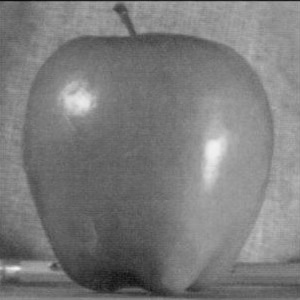
#> input picture MP2/blend/apple.jpeg, 300 x 300 px
$ python -i contour_solve.py   (imports and definitions only)   (older library calls are emulated)
#> lines starting #> are read from the running program, lines starting #| are printed output that depends on the picture
#> further down, picture is the input picture: shape (300, 300, 3); min 11, max 242, mean 123.3
import numpy as np
from scipy import signal
import cv2
from scipy.ndimage import gaussian_filter
def compute_edges_dxdy(I):
  """Returns the norm of dx and dy as the edge response function."""
  I = cv2.cvtColor(I, cv2.COLOR_BGR2GRAY)
  I = I.astype(np.float32)/255.
  #I_padded = np.pad(I, ((1,1),(1,1)), 'constant', constant_values=0)
  #------------PART 1 START ---------------------
  # dx = signal.convolve2d(I, np.array([[-1, 0, 1]]), mode='same',boundary='symmetric')
  # dy = signal.convolve2d(I, np.array([[-1, 0, 1]]).T, mode='same',boundary='symmetric')
  #------------PART 1 END-----------------------

  #--------------PART2 START----------------
  I = np.pad(I,3,"reflect")
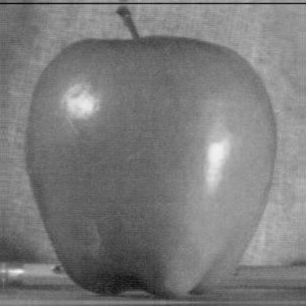
#> I: shape (306, 306) float32; min 0.0431, max 0.949, mean 0.484
  I_after = gaussian_filter(I,2.5)

#   I = cv2.copyMakeBorder(I, 1, 1, 1, 1, cv2.BORDER_REFLECT_101)
#   I_after = gaussian_filter(I,2.5)
  dx = signal.convolve2d(I_after, np.array([[-1, 0, 1]]), mode='same')
  dy = signal.convolve2d(I_after, np.array([[-1, 0, 1]]).T, mode='same')
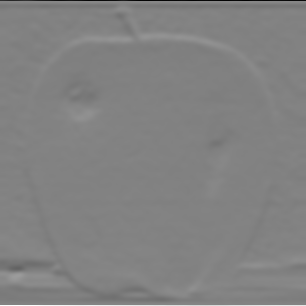
#> dy: shape (306, 306) float64; min -0.541, max 0.52, mean 0.000207; drawn with min black and max white
#   dx = cv2.Sobel(I_after, cv2.CV_32F, 1, 0, ksize=3)
#   dy = cv2.Sobel(I_after, cv2.CV_32F, 0, 1, ksize=3)
  #----------------PART2 END---------------
  mag = np.sqrt(dx**2 + dy**2)
  theta = np.arctan2(dy, dx)
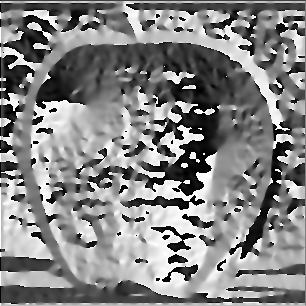
#> theta: shape (306, 306) float64; min -3.14, max 3.14, mean 0.14; drawn with min black and max white
  #--------------PART3 START----------------
  mag = max_supp(mag, theta)
  #--------------PART3 END----------------
  mag = mag / mag.max()
  mag = mag * 255.
  mag = np.clip(mag, 0, 255)
  mag = mag.astype(np.uint8)
  mag = mag[3:-3, 3:-3]
  return mag


def max_supp(img, theta):
    M, N = img.shape
#> M = 306; N = 306
    out = np.zeros((M, N))
    # convert angle from radians to degrees
    angle = theta * 180.0 / np.pi
    # round angle to the nearest 45 degrees
    angle[angle < -22.5] += 180.0
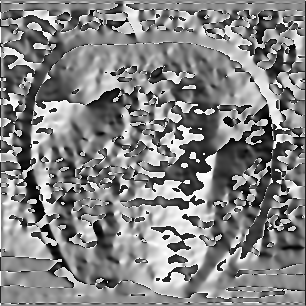
#> angle: shape (306, 306) float64; min -22.5, max 180, mean 81.5; drawn with min black and max white
    angle = np.round(angle / 45.0) * 45.0
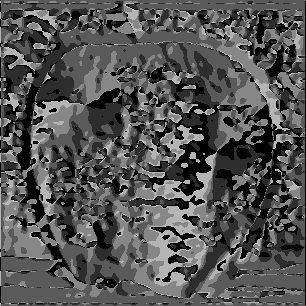
#> angle: shape (306, 306) float64; min 0, max 180, mean 81.6

    for i in range(1, M - 1):
        for j in range(1, N - 1):
            if angle[i, j] == 0:
                if img[i, j] >= img[i, j - 1] and img[i, j] >= img[i, j + 1]:
                    out[i, j] = img[i, j]
            elif angle[i, j] == 45:
                if img[i, j] >= img[i - 1, j - 1] and img[i, j] >= img[i + 1, j + 1]:
                    out[i, j] = img[i, j]
            elif angle[i, j] == 90:
                if img[i, j] >= img[i - 1, j] and img[i, j] >= img[i + 1, j]:
                    out[i, j] = img[i, j]
            elif angle[i, j] == 135:
                if img[i, j] >= img[i - 1, j + 1] and img[i, j] >= img[i + 1, j - 1]:
                    out[i, j] = img[i, j]
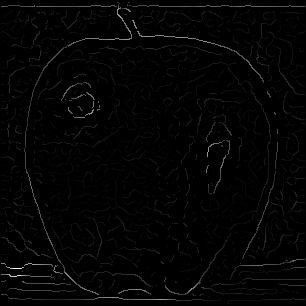
#> out: shape (306, 306) float64; min 0, max 0.127, mean 0.00187; drawn with min black and max white
    return out / out.max() * 255

>>> import cv2
>>> picture = cv2.imread('../blend/apple.jpeg')
>>> result = compute_edges_dxdy(picture)
#> in compute_edges_dxdy, `mag = mag[3:-3, 3:-3]`:
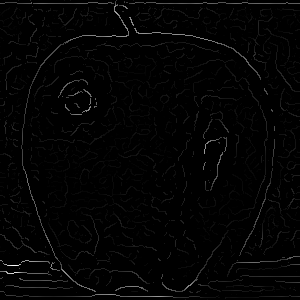
#> mag: shape (300, 300); min 0, max 255, mean 3.8

$ run again, on MP2/blend/orange.jpeg
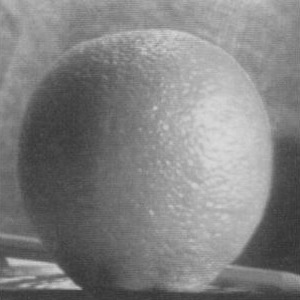
#> input picture MP2/blend/orange.jpeg, 300 x 300 px
#> picture is the input picture: shape (300, 300, 3); min 50, max 218, mean 129.3
#> in max_supp, `angle = np.round(angle / 45.0) * 45.0`:
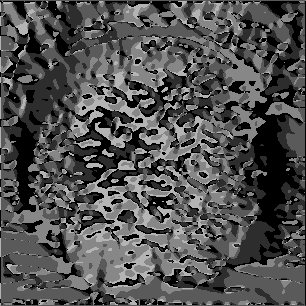
#> angle: shape (306, 306) float64; min 0, max 180, mean 80
#> in compute_edges_dxdy, `mag = mag[3:-3, 3:-3]`:
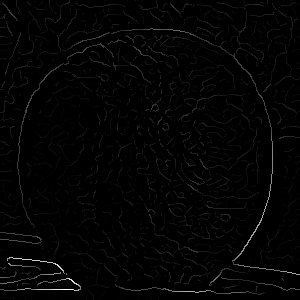
#> mag: shape (300, 300); min 0, max 255, mean 3.6
